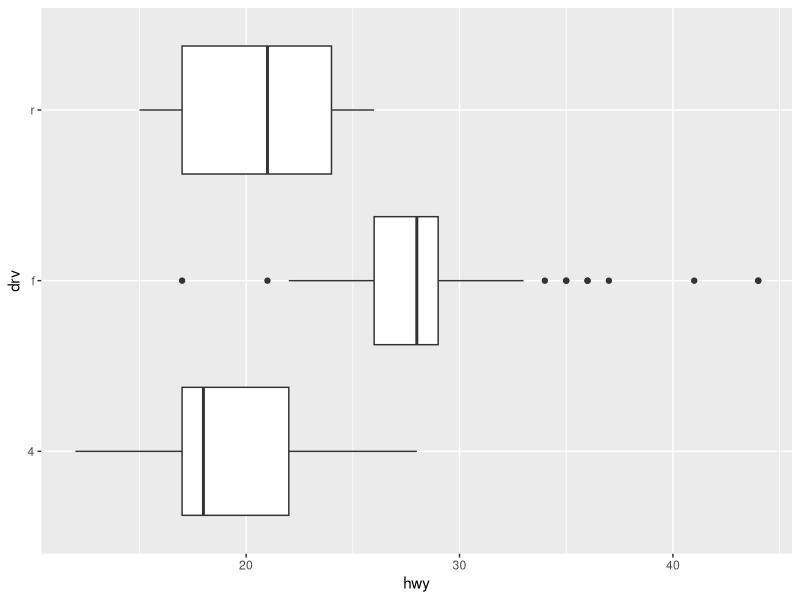

Reproduce this figure in R.
# 加载ggplot2绘图包
library("ggplot2")
# 设置工作路径
setwd("D:\\softwares\\applied statistics\\rcodelearning\\chap18\\sourcecode")
# 指定数据，和横纵轴变量，以及几何对象
p <- ggplot(mpg, aes(hwy, drv)) +
    geom_boxplot()
# 保存文件
ggsave("../codeimage/code10.pdf")
# 保存工作空间
save.image("R10.RData")
